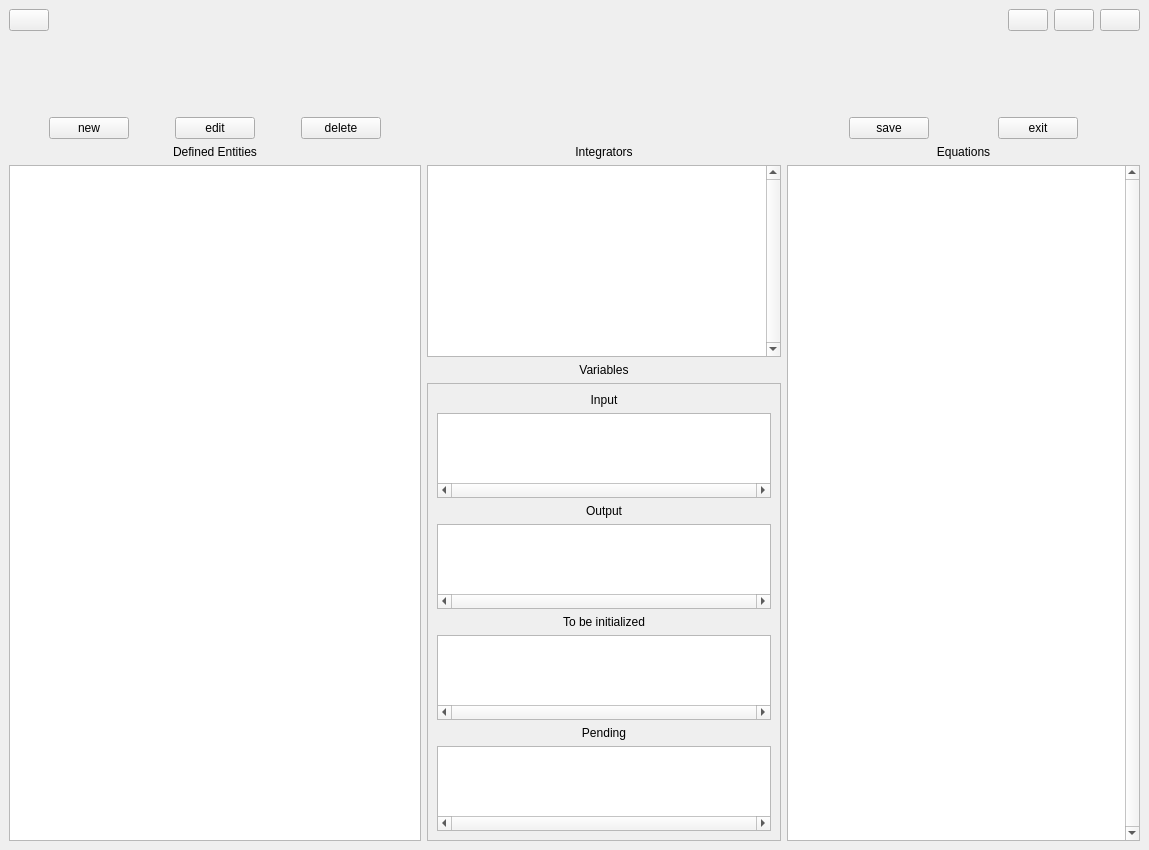
<?xml version="1.0" encoding="UTF-8"?>
<ui version="4.0">
 <class>MainWindow</class>
 <widget class="QMainWindow" name="MainWindow">
  <property name="geometry">
   <rect>
    <x>0</x>
    <y>0</y>
    <width>1149</width>
    <height>850</height>
   </rect>
  </property>
  <property name="windowTitle">
   <string>BehaviourLinker</string>
  </property>
  <widget class="QWidget" name="centralwidget">
   <layout class="QGridLayout" name="gridLayout">
    <item row="2" column="1">
     <layout class="QVBoxLayout" name="verticalLayout_3">
      <item>
       <layout class="QHBoxLayout" name="horizontalLayout_4">
        <item>
         <spacer name="horizontalSpacer_9">
          <property name="orientation">
           <enum>Qt::Horizontal</enum>
          </property>
          <property name="sizeHint" stdset="0">
           <size>
            <width>40</width>
            <height>20</height>
           </size>
          </property>
         </spacer>
        </item>
        <item>
         <spacer name="horizontalSpacer">
          <property name="orientation">
           <enum>Qt::Horizontal</enum>
          </property>
          <property name="sizeHint" stdset="0">
           <size>
            <width>40</width>
            <height>20</height>
           </size>
          </property>
         </spacer>
        </item>
       </layout>
      </item>
     </layout>
    </item>
    <item row="0" column="2">
     <layout class="QHBoxLayout" name="horizontalLayout">
      <item>
       <spacer name="horizontalSpacer_10">
        <property name="orientation">
         <enum>Qt::Horizontal</enum>
        </property>
        <property name="sizeHint" stdset="0">
         <size>
          <width>40</width>
          <height>20</height>
         </size>
        </property>
       </spacer>
      </item>
      <item>
       <widget class="QPushButton" name="pushMinimise">
        <property name="text">
         <string/>
        </property>
       </widget>
      </item>
      <item>
       <widget class="QPushButton" name="pushNormal">
        <property name="text">
         <string/>
        </property>
       </widget>
      </item>
      <item>
       <widget class="QPushButton" name="pushMaximise">
        <property name="text">
         <string/>
        </property>
       </widget>
      </item>
     </layout>
    </item>
    <item row="0" column="0">
     <layout class="QHBoxLayout" name="horizontalLayout_2">
      <item>
       <widget class="QPushButton" name="LED">
        <property name="text">
         <string/>
        </property>
       </widget>
      </item>
      <item>
       <spacer name="horizontalSpacer_11">
        <property name="orientation">
         <enum>Qt::Horizontal</enum>
        </property>
        <property name="sizeHint" stdset="0">
         <size>
          <width>40</width>
          <height>20</height>
         </size>
        </property>
       </spacer>
      </item>
     </layout>
    </item>
    <item row="3" column="1">
     <widget class="QLabel" name="label_2">
      <property name="text">
       <string>Integrators</string>
      </property>
      <property name="alignment">
       <set>Qt::AlignCenter</set>
      </property>
     </widget>
    </item>
    <item row="2" column="0">
     <layout class="QHBoxLayout" name="horizontalLayout_5">
      <item>
       <spacer name="horizontalSpacer_7">
        <property name="orientation">
         <enum>Qt::Horizontal</enum>
        </property>
        <property name="sizeHint" stdset="0">
         <size>
          <width>40</width>
          <height>20</height>
         </size>
        </property>
       </spacer>
      </item>
      <item>
       <widget class="QPushButton" name="pushNew">
        <property name="text">
         <string>new</string>
        </property>
       </widget>
      </item>
      <item>
       <spacer name="horizontalSpacer_2">
        <property name="orientation">
         <enum>Qt::Horizontal</enum>
        </property>
        <property name="sizeHint" stdset="0">
         <size>
          <width>40</width>
          <height>20</height>
         </size>
        </property>
       </spacer>
      </item>
      <item>
       <widget class="QPushButton" name="pushEdit">
        <property name="text">
         <string>edit</string>
        </property>
       </widget>
      </item>
      <item>
       <spacer name="horizontalSpacer_3">
        <property name="orientation">
         <enum>Qt::Horizontal</enum>
        </property>
        <property name="sizeHint" stdset="0">
         <size>
          <width>40</width>
          <height>20</height>
         </size>
        </property>
       </spacer>
      </item>
      <item>
       <widget class="QPushButton" name="pushDelete">
        <property name="text">
         <string>delete</string>
        </property>
       </widget>
      </item>
      <item>
       <spacer name="horizontalSpacer_8">
        <property name="orientation">
         <enum>Qt::Horizontal</enum>
        </property>
        <property name="sizeHint" stdset="0">
         <size>
          <width>40</width>
          <height>20</height>
         </size>
        </property>
       </spacer>
      </item>
     </layout>
    </item>
    <item row="4" column="0">
     <widget class="QTreeView" name="tree_entities">
      <property name="minimumSize">
       <size>
        <width>320</width>
        <height>0</height>
       </size>
      </property>
      <property name="maximumSize">
       <size>
        <width>500</width>
        <height>16777215</height>
       </size>
      </property>
      <property name="editTriggers">
       <set>QAbstractItemView::NoEditTriggers</set>
      </property>
      <property name="showDropIndicator" stdset="0">
       <bool>false</bool>
      </property>
      <property name="selectionMode">
       <enum>QAbstractItemView::SingleSelection</enum>
      </property>
      <property name="rootIsDecorated">
       <bool>true</bool>
      </property>
      <attribute name="headerVisible">
       <bool>false</bool>
      </attribute>
      <attribute name="headerDefaultSectionSize">
       <number>57</number>
      </attribute>
     </widget>
    </item>
    <item row="2" column="2">
     <layout class="QHBoxLayout" name="horizontalLayout_6">
      <item>
       <spacer name="horizontalSpacer_5">
        <property name="orientation">
         <enum>Qt::Horizontal</enum>
        </property>
        <property name="sizeHint" stdset="0">
         <size>
          <width>40</width>
          <height>20</height>
         </size>
        </property>
       </spacer>
      </item>
      <item>
       <widget class="QPushButton" name="pushSave">
        <property name="text">
         <string>save</string>
        </property>
       </widget>
      </item>
      <item>
       <spacer name="horizontalSpacer_4">
        <property name="orientation">
         <enum>Qt::Horizontal</enum>
        </property>
        <property name="sizeHint" stdset="0">
         <size>
          <width>40</width>
          <height>20</height>
         </size>
        </property>
       </spacer>
      </item>
      <item>
       <widget class="QPushButton" name="pushExit">
        <property name="text">
         <string>exit</string>
        </property>
       </widget>
      </item>
      <item>
       <spacer name="horizontalSpacer_6">
        <property name="orientation">
         <enum>Qt::Horizontal</enum>
        </property>
        <property name="sizeHint" stdset="0">
         <size>
          <width>40</width>
          <height>20</height>
         </size>
        </property>
       </spacer>
      </item>
     </layout>
    </item>
    <item row="4" column="1">
     <layout class="QVBoxLayout" name="verticalLayout_2">
      <item>
       <widget class="QListView" name="list_integrators">
        <property name="minimumSize">
         <size>
          <width>0</width>
          <height>150</height>
         </size>
        </property>
        <property name="verticalScrollBarPolicy">
         <enum>Qt::ScrollBarAlwaysOn</enum>
        </property>
        <property name="editTriggers">
         <set>QAbstractItemView::NoEditTriggers</set>
        </property>
        <property name="selectionMode">
         <enum>QAbstractItemView::NoSelection</enum>
        </property>
        <property name="verticalScrollMode">
         <enum>QAbstractItemView::ScrollPerPixel</enum>
        </property>
        <property name="resizeMode">
         <enum>QListView::Adjust</enum>
        </property>
       </widget>
      </item>
      <item>
       <widget class="QLabel" name="label_3">
        <property name="text">
         <string>Variables</string>
        </property>
        <property name="alignment">
         <set>Qt::AlignCenter</set>
        </property>
       </widget>
      </item>
      <item>
       <widget class="QFrame" name="frame">
        <property name="frameShape">
         <enum>QFrame::StyledPanel</enum>
        </property>
        <property name="frameShadow">
         <enum>QFrame::Raised</enum>
        </property>
        <layout class="QVBoxLayout" name="verticalLayout">
         <item>
          <widget class="QLabel" name="label_4">
           <property name="text">
            <string>Input</string>
           </property>
           <property name="alignment">
            <set>Qt::AlignCenter</set>
           </property>
          </widget>
         </item>
         <item>
          <widget class="QListView" name="list_input">
           <property name="minimumSize">
            <size>
             <width>0</width>
             <height>70</height>
            </size>
           </property>
           <property name="maximumSize">
            <size>
             <width>16777215</width>
             <height>85</height>
            </size>
           </property>
           <property name="layoutDirection">
            <enum>Qt::LeftToRight</enum>
           </property>
           <property name="horizontalScrollBarPolicy">
            <enum>Qt::ScrollBarAlwaysOn</enum>
           </property>
           <property name="editTriggers">
            <set>QAbstractItemView::NoEditTriggers</set>
           </property>
           <property name="selectionMode">
            <enum>QAbstractItemView::NoSelection</enum>
           </property>
           <property name="verticalScrollMode">
            <enum>QAbstractItemView::ScrollPerPixel</enum>
           </property>
           <property name="horizontalScrollMode">
            <enum>QAbstractItemView::ScrollPerPixel</enum>
           </property>
           <property name="flow">
            <enum>QListView::LeftToRight</enum>
           </property>
          </widget>
         </item>
         <item>
          <widget class="QLabel" name="label_5">
           <property name="text">
            <string>Output</string>
           </property>
           <property name="alignment">
            <set>Qt::AlignCenter</set>
           </property>
          </widget>
         </item>
         <item>
          <widget class="QListView" name="list_output">
           <property name="minimumSize">
            <size>
             <width>0</width>
             <height>70</height>
            </size>
           </property>
           <property name="maximumSize">
            <size>
             <width>16777215</width>
             <height>85</height>
            </size>
           </property>
           <property name="layoutDirection">
            <enum>Qt::LeftToRight</enum>
           </property>
           <property name="horizontalScrollBarPolicy">
            <enum>Qt::ScrollBarAlwaysOn</enum>
           </property>
           <property name="editTriggers">
            <set>QAbstractItemView::NoEditTriggers</set>
           </property>
           <property name="selectionMode">
            <enum>QAbstractItemView::NoSelection</enum>
           </property>
           <property name="verticalScrollMode">
            <enum>QAbstractItemView::ScrollPerPixel</enum>
           </property>
           <property name="horizontalScrollMode">
            <enum>QAbstractItemView::ScrollPerPixel</enum>
           </property>
           <property name="flow">
            <enum>QListView::LeftToRight</enum>
           </property>
          </widget>
         </item>
         <item>
          <widget class="QLabel" name="label_6">
           <property name="text">
            <string>To be initialized</string>
           </property>
           <property name="alignment">
            <set>Qt::AlignCenter</set>
           </property>
          </widget>
         </item>
         <item>
          <widget class="QListView" name="list_instantiate">
           <property name="minimumSize">
            <size>
             <width>0</width>
             <height>70</height>
            </size>
           </property>
           <property name="maximumSize">
            <size>
             <width>16777215</width>
             <height>85</height>
            </size>
           </property>
           <property name="layoutDirection">
            <enum>Qt::LeftToRight</enum>
           </property>
           <property name="horizontalScrollBarPolicy">
            <enum>Qt::ScrollBarAlwaysOn</enum>
           </property>
           <property name="editTriggers">
            <set>QAbstractItemView::NoEditTriggers</set>
           </property>
           <property name="selectionMode">
            <enum>QAbstractItemView::NoSelection</enum>
           </property>
           <property name="verticalScrollMode">
            <enum>QAbstractItemView::ScrollPerPixel</enum>
           </property>
           <property name="horizontalScrollMode">
            <enum>QAbstractItemView::ScrollPerPixel</enum>
           </property>
           <property name="flow">
            <enum>QListView::LeftToRight</enum>
           </property>
          </widget>
         </item>
         <item>
          <widget class="QLabel" name="label_7">
           <property name="text">
            <string>Pending</string>
           </property>
           <property name="alignment">
            <set>Qt::AlignCenter</set>
           </property>
          </widget>
         </item>
         <item>
          <widget class="QListView" name="list_pending">
           <property name="minimumSize">
            <size>
             <width>0</width>
             <height>70</height>
            </size>
           </property>
           <property name="maximumSize">
            <size>
             <width>16777215</width>
             <height>85</height>
            </size>
           </property>
           <property name="layoutDirection">
            <enum>Qt::LeftToRight</enum>
           </property>
           <property name="horizontalScrollBarPolicy">
            <enum>Qt::ScrollBarAlwaysOn</enum>
           </property>
           <property name="editTriggers">
            <set>QAbstractItemView::NoEditTriggers</set>
           </property>
           <property name="selectionMode">
            <enum>QAbstractItemView::NoSelection</enum>
           </property>
           <property name="verticalScrollMode">
            <enum>QAbstractItemView::ScrollPerPixel</enum>
           </property>
           <property name="horizontalScrollMode">
            <enum>QAbstractItemView::ScrollPerPixel</enum>
           </property>
           <property name="flow">
            <enum>QListView::LeftToRight</enum>
           </property>
          </widget>
         </item>
        </layout>
       </widget>
      </item>
     </layout>
    </item>
    <item row="3" column="0">
     <widget class="QLabel" name="label">
      <property name="text">
       <string>Defined Entities</string>
      </property>
      <property name="alignment">
       <set>Qt::AlignCenter</set>
      </property>
     </widget>
    </item>
    <item row="3" column="2">
     <widget class="QLabel" name="label_8">
      <property name="text">
       <string>Equations</string>
      </property>
      <property name="alignment">
       <set>Qt::AlignCenter</set>
      </property>
     </widget>
    </item>
    <item row="1" column="2">
     <spacer name="verticalSpacer">
      <property name="orientation">
       <enum>Qt::Vertical</enum>
      </property>
      <property name="sizeHint" stdset="0">
       <size>
        <width>20</width>
        <height>40</height>
       </size>
      </property>
     </spacer>
    </item>
    <item row="4" column="2">
     <widget class="QListView" name="list_equations">
      <property name="verticalScrollBarPolicy">
       <enum>Qt::ScrollBarAlwaysOn</enum>
      </property>
      <property name="editTriggers">
       <set>QAbstractItemView::NoEditTriggers</set>
      </property>
      <property name="selectionMode">
       <enum>QAbstractItemView::NoSelection</enum>
      </property>
      <property name="verticalScrollMode">
       <enum>QAbstractItemView::ScrollPerPixel</enum>
      </property>
      <property name="resizeMode">
       <enum>QListView::Adjust</enum>
      </property>
     </widget>
    </item>
   </layout>
  </widget>
 </widget>
 <resources/>
 <connections/>
</ui>
